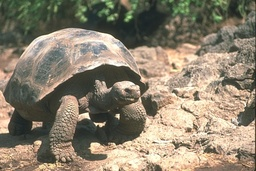
#> input picture mini project/image/103006.jpg, 256 x 171 px, shrunk from 481 x 321 before the run; its folder holds only this picture in this run
$ python Agglomerative.py
#> lines starting #> are read from the running program, lines starting #| are printed output that depends on the picture
import os
import cv2
import numpy as np
import matplotlib.pyplot as plt
from sklearn import cluster

def saveImage (img , title, fileName):
	fig = plt.figure(figsize = (10 , 10))
	plt.imshow(img)
	plt.title (title)
	fig.savefig('Agglomerative/' + fileName)
	plt.close(fig)

images = os.listdir('image/')

count = 0

for i in images:
	count += 1
	print(count)
	#read the image
	print("Reading image: " + i)
	imgBGR = cv2.imread('image/' + i)
#> imgBGR is the input picture: shape (171, 256, 3); mean B, G, R 110.5, 129.6, 139.9
	imgRGB = cv2.cvtColor(imgBGR, cv2.COLOR_BGR2RGB)
	# scale down for faster computation
	scale_percent = 40 # percent of original size
	width = int(imgRGB.shape[1] * scale_percent / 100)
#> width = 102
	height = int(imgRGB.shape[0] * scale_percent / 100)
#> height = 68
	dim = (width, height)
#> dim = (102, 68)
	img = cv2.resize(imgRGB, dim, interpolation = cv2.INTER_AREA)
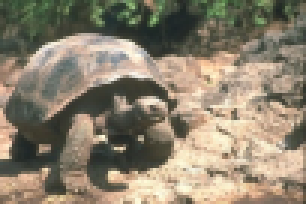
#> img: shape (68, 102, 3) (shown 3 times larger); mean R, G, B 139.9, 129.6, 110.5
	image = np.copy (img)
	saveImage(image, "resized", i)

	#use median blur to remove salt noise
	image1 = cv2.medianBlur(image, 5)
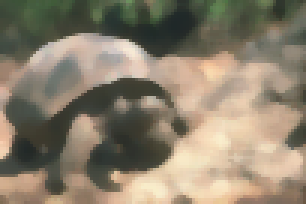
#> image1: shape (68, 102, 3) (shown 3 times larger); mean R, G, B 138.9, 128.2, 109.3

	# reshape from 3D RBG to 2D
	# pImage means processed image
	pImage = image1.reshape((-1, 3))

	for n in [2, 3, 4, 5]:
		print("Applying Agglomerative Clustering with " + str(n) + " clusters")
		c = cluster.AgglomerativeClustering(n_clusters=n)
		c.fit(pImage)
		labels = c.labels_
		centers = np.zeros((n, 3))
		for j in range(n):
			centers[j] = np.mean(pImage[labels == j], axis=0)
		output = centers[labels].reshape(image.shape)
		print("Saving the result")
		saveImage(output/255, "Agglomerative Clustering with " + str(n) + " clusters", i + "n=" + str(n) + ".png")
#> this loop made 4 passes
#> pass 1, in saveImage (call 2), `fig.savefig('Agglomerative/' + fileName)`:
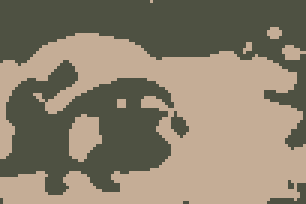
#> shown: shape (68, 102, 3) float64 (shown 3 times larger); mean R, G, B 0.545, 0.503, 0.429

$ run again, on mini project/image/106024.jpg
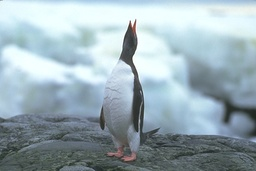
#> input picture mini project/image/106024.jpg, 256 x 171 px, shrunk from 481 x 321 before the run
#> imgBGR is the input picture: shape (171, 256, 3); mean B, G, R 181.8, 173.7, 155.2
#> the loop `for n in [2, 3, 4, 5]:` made 4 passes
#> pass 1, in saveImage (call 2), `fig.savefig('Agglomerative/' + fileName)`:
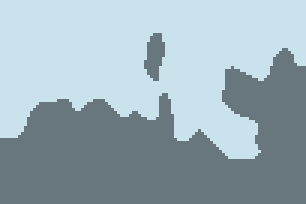
#> shown: shape (68, 102, 3) float64 (shown 3 times larger); mean R, G, B 0.611, 0.684, 0.717
#> pass 2, in saveImage (call 3), `fig.savefig('Agglomerative/' + fileName)`:
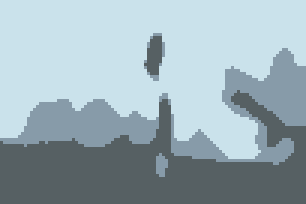
#> shown: shape (68, 102, 3) float64 (shown 3 times larger); mean R, G, B 0.611, 0.684, 0.717

$ run again, on mini project/image/106025.jpg
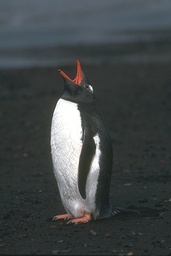
#> input picture mini project/image/106025.jpg, 171 x 256 px, shrunk from 321 x 481 before the run
#> imgBGR is the input picture: shape (256, 171, 3); mean B, G, R 71.3, 70.4, 65.2
#> the loop `for n in [2, 3, 4, 5]:` made 4 passes
#> pass 1, in saveImage (call 2), `fig.savefig('Agglomerative/' + fileName)`:
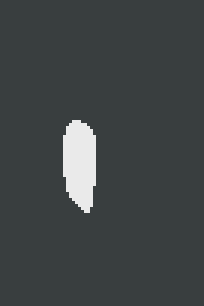
#> shown: shape (102, 68, 3) float64 (shown 3 times larger); mean R, G, B 0.252, 0.273, 0.277
#> pass 2, in saveImage (call 3), `fig.savefig('Agglomerative/' + fileName)`:
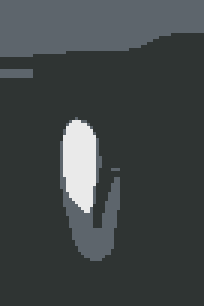
#> shown: shape (102, 68, 3) float64 (shown 3 times larger); mean R, G, B 0.252, 0.273, 0.277

$ run again, on mini project/image/104010.jpg
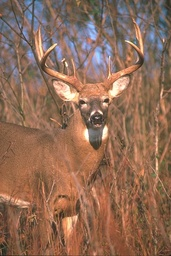
#> input picture mini project/image/104010.jpg, 171 x 256 px, shrunk from 321 x 481 before the run
#> imgBGR is the input picture: shape (256, 171, 3); mean B, G, R 87.3, 107.7, 143.1
#> `image1 = cv2.medianBlur(image, 5)`:
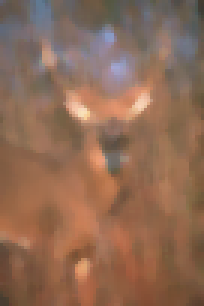
#> image1: shape (102, 68, 3) (shown 3 times larger); mean R, G, B 142.6, 106.6, 85.6
#> the loop `for n in [2, 3, 4, 5]:` made 4 passes
#> pass 1, in saveImage (call 2), `fig.savefig('Agglomerative/' + fileName)`:
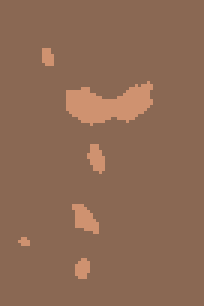
#> shown: shape (102, 68, 3) float64 (shown 3 times larger); mean R, G, B 0.559, 0.418, 0.336
